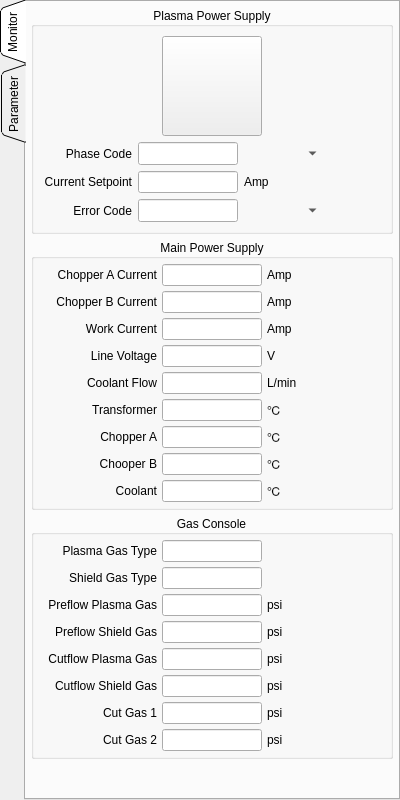
<?xml version="1.0" encoding="UTF-8"?>
<ui version="4.0">
 <class>LH270AMonitorWidget</class>
 <widget class="QWidget" name="LH270AMonitorWidget">
  <property name="geometry">
   <rect>
    <x>0</x>
    <y>0</y>
    <width>400</width>
    <height>800</height>
   </rect>
  </property>
  <layout class="QHBoxLayout" name="horizontalLayout">
   <property name="spacing">
    <number>5</number>
   </property>
   <property name="margin">
    <number>0</number>
   </property>
   <item>
    <widget class="QTabWidget" name="tabs_">
     <property name="tabPosition">
      <enum>QTabWidget::West</enum>
     </property>
     <property name="tabShape">
      <enum>QTabWidget::Triangular</enum>
     </property>
     <property name="currentIndex">
      <number>0</number>
     </property>
     <widget class="QWidget" name="monitor_">
      <attribute name="title">
       <string>Monitor</string>
      </attribute>
      <layout class="QVBoxLayout" name="verticalLayout_3">
       <property name="spacing">
        <number>5</number>
       </property>
       <property name="margin">
        <number>5</number>
       </property>
       <item>
        <widget class="QGroupBox" name="groupBox_1">
         <property name="layoutDirection">
          <enum>Qt::LeftToRight</enum>
         </property>
         <property name="title">
          <string>Plasma Power Supply</string>
         </property>
         <property name="alignment">
          <set>Qt::AlignCenter</set>
         </property>
         <layout class="QVBoxLayout" name="verticalLayout">
          <item alignment="Qt::AlignHCenter">
           <widget class="QPushButton" name="connect_state_btn_">
            <property name="sizePolicy">
             <sizepolicy hsizetype="Fixed" vsizetype="Fixed">
              <horstretch>0</horstretch>
              <verstretch>0</verstretch>
             </sizepolicy>
            </property>
            <property name="minimumSize">
             <size>
              <width>100</width>
              <height>100</height>
             </size>
            </property>
            <property name="maximumSize">
             <size>
              <width>100</width>
              <height>100</height>
             </size>
            </property>
            <property name="baseSize">
             <size>
              <width>0</width>
              <height>200</height>
             </size>
            </property>
            <property name="layoutDirection">
             <enum>Qt::LeftToRight</enum>
            </property>
            <property name="iconSize">
             <size>
              <width>100</width>
              <height>100</height>
             </size>
            </property>
           </widget>
          </item>
          <item>
           <layout class="QGridLayout" name="gridLayout">
            <item row="2" column="2">
             <widget class="QToolButton" name="fault_code_btn_">
              <property name="sizePolicy">
               <sizepolicy hsizetype="Expanding" vsizetype="Fixed">
                <horstretch>0</horstretch>
                <verstretch>0</verstretch>
               </sizepolicy>
              </property>
              <property name="styleSheet">
               <string notr="true">background-color: rgba(255, 255, 255, 0);</string>
              </property>
              <property name="text">
               <string>...</string>
              </property>
              <property name="arrowType">
               <enum>Qt::DownArrow</enum>
              </property>
             </widget>
            </item>
            <item row="1" column="2">
             <widget class="QLabel" name="label_4">
              <property name="text">
               <string>Amp</string>
              </property>
             </widget>
            </item>
            <item row="1" column="1">
             <widget class="QLineEdit" name="current_setpoint_">
              <property name="maximumSize">
               <size>
                <width>100</width>
                <height>50</height>
               </size>
              </property>
              <property name="text">
               <string/>
              </property>
              <property name="readOnly">
               <bool>true</bool>
              </property>
             </widget>
            </item>
            <item row="0" column="0">
             <widget class="QLabel" name="label_7">
              <property name="maximumSize">
               <size>
                <width>100</width>
                <height>16777215</height>
               </size>
              </property>
              <property name="text">
               <string>Phase Code</string>
              </property>
              <property name="alignment">
               <set>Qt::AlignRight|Qt::AlignTrailing|Qt::AlignVCenter</set>
              </property>
             </widget>
            </item>
            <item row="1" column="0">
             <widget class="QLabel" name="label_2">
              <property name="sizePolicy">
               <sizepolicy hsizetype="Preferred" vsizetype="Preferred">
                <horstretch>0</horstretch>
                <verstretch>0</verstretch>
               </sizepolicy>
              </property>
              <property name="text">
               <string>Current Setpoint</string>
              </property>
              <property name="alignment">
               <set>Qt::AlignRight|Qt::AlignTrailing|Qt::AlignVCenter</set>
              </property>
             </widget>
            </item>
            <item row="0" column="1">
             <widget class="QLineEdit" name="cur_state_code_">
              <property name="maximumSize">
               <size>
                <width>100</width>
                <height>50</height>
               </size>
              </property>
              <property name="readOnly">
               <bool>true</bool>
              </property>
             </widget>
            </item>
            <item row="2" column="1">
             <widget class="QLineEdit" name="cur_fault_code_">
              <property name="maximumSize">
               <size>
                <width>100</width>
                <height>50</height>
               </size>
              </property>
              <property name="readOnly">
               <bool>true</bool>
              </property>
             </widget>
            </item>
            <item row="2" column="0">
             <widget class="QLabel" name="label_8">
              <property name="text">
               <string>Error Code</string>
              </property>
              <property name="alignment">
               <set>Qt::AlignRight|Qt::AlignTrailing|Qt::AlignVCenter</set>
              </property>
             </widget>
            </item>
            <item row="0" column="2">
             <widget class="QToolButton" name="state_code_btn_">
              <property name="sizePolicy">
               <sizepolicy hsizetype="Expanding" vsizetype="Fixed">
                <horstretch>0</horstretch>
                <verstretch>0</verstretch>
               </sizepolicy>
              </property>
              <property name="styleSheet">
               <string notr="true">background-color: rgba(255, 255, 255, 0);</string>
              </property>
              <property name="text">
               <string>...</string>
              </property>
              <property name="arrowType">
               <enum>Qt::DownArrow</enum>
              </property>
             </widget>
            </item>
           </layout>
          </item>
         </layout>
        </widget>
       </item>
       <item>
        <widget class="QGroupBox" name="groupBox_2">
         <property name="title">
          <string>Main Power Supply</string>
         </property>
         <property name="alignment">
          <set>Qt::AlignCenter</set>
         </property>
         <layout class="QVBoxLayout" name="verticalLayout_5">
          <property name="spacing">
           <number>0</number>
          </property>
          <property name="margin">
           <number>5</number>
          </property>
          <item>
           <layout class="QGridLayout" name="gridLayout_5">
            <property name="spacing">
             <number>5</number>
            </property>
            <item row="5" column="0">
             <widget class="QLabel" name="label_9">
              <property name="text">
               <string>Transformer</string>
              </property>
              <property name="alignment">
               <set>Qt::AlignRight|Qt::AlignTrailing|Qt::AlignVCenter</set>
              </property>
             </widget>
            </item>
            <item row="4" column="1">
             <widget class="QLineEdit" name="coolant_flow_">
              <property name="maximumSize">
               <size>
                <width>100</width>
                <height>50</height>
               </size>
              </property>
              <property name="readOnly">
               <bool>true</bool>
              </property>
             </widget>
            </item>
            <item row="5" column="1">
             <widget class="QLineEdit" name="transformer_temp_">
              <property name="maximumSize">
               <size>
                <width>100</width>
                <height>50</height>
               </size>
              </property>
              <property name="readOnly">
               <bool>true</bool>
              </property>
             </widget>
            </item>
            <item row="4" column="2">
             <widget class="QLabel" name="label_5">
              <property name="text">
               <string>L/min</string>
              </property>
             </widget>
            </item>
            <item row="2" column="2">
             <widget class="QLabel" name="label_52">
              <property name="text">
               <string>Amp</string>
              </property>
             </widget>
            </item>
            <item row="7" column="1">
             <widget class="QLineEdit" name="chopper_B_temp_">
              <property name="maximumSize">
               <size>
                <width>100</width>
                <height>50</height>
               </size>
              </property>
              <property name="readOnly">
               <bool>true</bool>
              </property>
             </widget>
            </item>
            <item row="6" column="1">
             <widget class="QLineEdit" name="chopper_A_temp_">
              <property name="maximumSize">
               <size>
                <width>100</width>
                <height>50</height>
               </size>
              </property>
              <property name="readOnly">
               <bool>true</bool>
              </property>
             </widget>
            </item>
            <item row="6" column="0">
             <widget class="QLabel" name="label_10">
              <property name="text">
               <string>Chopper A</string>
              </property>
              <property name="alignment">
               <set>Qt::AlignRight|Qt::AlignTrailing|Qt::AlignVCenter</set>
              </property>
             </widget>
            </item>
            <item row="6" column="2">
             <widget class="QLabel" name="label_22">
              <property name="text">
               <string>℃</string>
              </property>
             </widget>
            </item>
            <item row="5" column="2">
             <widget class="QLabel" name="label_21">
              <property name="text">
               <string>℃</string>
              </property>
             </widget>
            </item>
            <item row="8" column="0">
             <widget class="QLabel" name="label_12">
              <property name="text">
               <string>Coolant</string>
              </property>
              <property name="alignment">
               <set>Qt::AlignRight|Qt::AlignTrailing|Qt::AlignVCenter</set>
              </property>
             </widget>
            </item>
            <item row="8" column="1">
             <widget class="QLineEdit" name="coolant_temp_">
              <property name="maximumSize">
               <size>
                <width>100</width>
                <height>50</height>
               </size>
              </property>
              <property name="readOnly">
               <bool>true</bool>
              </property>
             </widget>
            </item>
            <item row="8" column="2">
             <widget class="QLabel" name="label_24">
              <property name="text">
               <string>℃</string>
              </property>
             </widget>
            </item>
            <item row="7" column="2">
             <widget class="QLabel" name="label_23">
              <property name="text">
               <string>℃</string>
              </property>
             </widget>
            </item>
            <item row="7" column="0">
             <widget class="QLabel" name="label_11">
              <property name="text">
               <string>Chooper B</string>
              </property>
              <property name="alignment">
               <set>Qt::AlignRight|Qt::AlignTrailing|Qt::AlignVCenter</set>
              </property>
             </widget>
            </item>
            <item row="4" column="0">
             <widget class="QLabel" name="label_6">
              <property name="text">
               <string>Coolant Flow</string>
              </property>
              <property name="alignment">
               <set>Qt::AlignRight|Qt::AlignTrailing|Qt::AlignVCenter</set>
              </property>
             </widget>
            </item>
            <item row="0" column="1">
             <widget class="QLineEdit" name="cur_A_current_">
              <property name="maximumSize">
               <size>
                <width>100</width>
                <height>50</height>
               </size>
              </property>
              <property name="readOnly">
               <bool>true</bool>
              </property>
             </widget>
            </item>
            <item row="3" column="2">
             <widget class="QLabel" name="label_3">
              <property name="text">
               <string>V</string>
              </property>
             </widget>
            </item>
            <item row="3" column="0">
             <widget class="QLabel" name="label">
              <property name="text">
               <string>Line Voltage</string>
              </property>
              <property name="alignment">
               <set>Qt::AlignRight|Qt::AlignTrailing|Qt::AlignVCenter</set>
              </property>
             </widget>
            </item>
            <item row="2" column="0">
             <widget class="QLabel" name="label_50">
              <property name="text">
               <string>Work Current</string>
              </property>
              <property name="alignment">
               <set>Qt::AlignRight|Qt::AlignTrailing|Qt::AlignVCenter</set>
              </property>
             </widget>
            </item>
            <item row="0" column="0">
             <widget class="QLabel" name="label_16">
              <property name="text">
               <string>Chopper A Current</string>
              </property>
              <property name="alignment">
               <set>Qt::AlignRight|Qt::AlignTrailing|Qt::AlignVCenter</set>
              </property>
             </widget>
            </item>
            <item row="3" column="1">
             <widget class="QLineEdit" name="line_voltage_">
              <property name="maximumSize">
               <size>
                <width>100</width>
                <height>50</height>
               </size>
              </property>
              <property name="readOnly">
               <bool>true</bool>
              </property>
             </widget>
            </item>
            <item row="0" column="2">
             <widget class="QLabel" name="label_47">
              <property name="text">
               <string>Amp</string>
              </property>
             </widget>
            </item>
            <item row="1" column="2">
             <widget class="QLabel" name="label_51">
              <property name="text">
               <string>Amp</string>
              </property>
             </widget>
            </item>
            <item row="1" column="0">
             <widget class="QLabel" name="label_49">
              <property name="text">
               <string>Chopper B Current</string>
              </property>
              <property name="alignment">
               <set>Qt::AlignRight|Qt::AlignTrailing|Qt::AlignVCenter</set>
              </property>
             </widget>
            </item>
            <item row="2" column="1">
             <widget class="QLineEdit" name="cur_work_current_">
              <property name="maximumSize">
               <size>
                <width>100</width>
                <height>50</height>
               </size>
              </property>
              <property name="readOnly">
               <bool>true</bool>
              </property>
             </widget>
            </item>
            <item row="1" column="1">
             <widget class="QLineEdit" name="cur_B_current_">
              <property name="maximumSize">
               <size>
                <width>100</width>
                <height>50</height>
               </size>
              </property>
              <property name="readOnly">
               <bool>true</bool>
              </property>
             </widget>
            </item>
           </layout>
          </item>
         </layout>
        </widget>
       </item>
       <item>
        <widget class="QGroupBox" name="groupBox_3">
         <property name="title">
          <string>Gas Console</string>
         </property>
         <property name="alignment">
          <set>Qt::AlignCenter</set>
         </property>
         <layout class="QVBoxLayout" name="verticalLayout_4">
          <property name="spacing">
           <number>0</number>
          </property>
          <property name="margin">
           <number>5</number>
          </property>
          <item>
           <layout class="QGridLayout" name="gridLayout_3">
            <property name="spacing">
             <number>5</number>
            </property>
            <item row="6" column="2">
             <widget class="QLabel" name="label_30">
              <property name="text">
               <string>psi</string>
              </property>
             </widget>
            </item>
            <item row="7" column="1">
             <widget class="QLineEdit" name="cut_gas_2_pressure_">
              <property name="sizePolicy">
               <sizepolicy hsizetype="Expanding" vsizetype="Fixed">
                <horstretch>0</horstretch>
                <verstretch>0</verstretch>
               </sizepolicy>
              </property>
              <property name="maximumSize">
               <size>
                <width>100</width>
                <height>50</height>
               </size>
              </property>
              <property name="readOnly">
               <bool>true</bool>
              </property>
             </widget>
            </item>
            <item row="6" column="1">
             <widget class="QLineEdit" name="cut_gas_1_pressure_">
              <property name="sizePolicy">
               <sizepolicy hsizetype="Expanding" vsizetype="Fixed">
                <horstretch>0</horstretch>
                <verstretch>0</verstretch>
               </sizepolicy>
              </property>
              <property name="maximumSize">
               <size>
                <width>100</width>
                <height>50</height>
               </size>
              </property>
              <property name="readOnly">
               <bool>true</bool>
              </property>
             </widget>
            </item>
            <item row="6" column="0">
             <widget class="QLabel" name="label_32">
              <property name="text">
               <string>Cut Gas 1</string>
              </property>
              <property name="alignment">
               <set>Qt::AlignRight|Qt::AlignTrailing|Qt::AlignVCenter</set>
              </property>
             </widget>
            </item>
            <item row="7" column="0">
             <widget class="QLabel" name="label_14">
              <property name="text">
               <string>Cut Gas 2</string>
              </property>
              <property name="alignment">
               <set>Qt::AlignRight|Qt::AlignTrailing|Qt::AlignVCenter</set>
              </property>
             </widget>
            </item>
            <item row="7" column="2">
             <widget class="QLabel" name="label_15">
              <property name="text">
               <string>psi</string>
              </property>
             </widget>
            </item>
            <item row="1" column="0">
             <widget class="QLabel" name="label_31">
              <property name="text">
               <string>Shield Gas Type</string>
              </property>
              <property name="alignment">
               <set>Qt::AlignRight|Qt::AlignTrailing|Qt::AlignVCenter</set>
              </property>
             </widget>
            </item>
            <item row="0" column="1">
             <widget class="QLineEdit" name="plasma_gas_type_">
              <property name="maximumSize">
               <size>
                <width>100</width>
                <height>50</height>
               </size>
              </property>
              <property name="readOnly">
               <bool>true</bool>
              </property>
             </widget>
            </item>
            <item row="1" column="1">
             <widget class="QLineEdit" name="shield_gas_type_">
              <property name="maximumSize">
               <size>
                <width>100</width>
                <height>50</height>
               </size>
              </property>
              <property name="readOnly">
               <bool>true</bool>
              </property>
             </widget>
            </item>
            <item row="4" column="0">
             <widget class="QLabel" name="label_25">
              <property name="text">
               <string>Cutflow Plasma Gas</string>
              </property>
              <property name="alignment">
               <set>Qt::AlignRight|Qt::AlignTrailing|Qt::AlignVCenter</set>
              </property>
             </widget>
            </item>
            <item row="5" column="2">
             <widget class="QLabel" name="label_28">
              <property name="text">
               <string>psi</string>
              </property>
             </widget>
            </item>
            <item row="4" column="1">
             <widget class="QLineEdit" name="cutflow_plasma_gas_pressure_">
              <property name="maximumSize">
               <size>
                <width>100</width>
                <height>50</height>
               </size>
              </property>
              <property name="readOnly">
               <bool>true</bool>
              </property>
             </widget>
            </item>
            <item row="4" column="2">
             <widget class="QLabel" name="label_26">
              <property name="text">
               <string>psi</string>
              </property>
             </widget>
            </item>
            <item row="5" column="0">
             <widget class="QLabel" name="label_27">
              <property name="text">
               <string>Cutflow Shield Gas</string>
              </property>
              <property name="alignment">
               <set>Qt::AlignRight|Qt::AlignTrailing|Qt::AlignVCenter</set>
              </property>
             </widget>
            </item>
            <item row="2" column="0">
             <widget class="QLabel" name="label_17">
              <property name="text">
               <string>Preflow Plasma Gas</string>
              </property>
              <property name="alignment">
               <set>Qt::AlignRight|Qt::AlignTrailing|Qt::AlignVCenter</set>
              </property>
             </widget>
            </item>
            <item row="2" column="2">
             <widget class="QLabel" name="label_18">
              <property name="text">
               <string>psi</string>
              </property>
             </widget>
            </item>
            <item row="3" column="0">
             <widget class="QLabel" name="label_19">
              <property name="text">
               <string>Preflow Shield Gas</string>
              </property>
              <property name="alignment">
               <set>Qt::AlignRight|Qt::AlignTrailing|Qt::AlignVCenter</set>
              </property>
             </widget>
            </item>
            <item row="2" column="1">
             <widget class="QLineEdit" name="preflow_plasma_gas_pressure_">
              <property name="maximumSize">
               <size>
                <width>100</width>
                <height>50</height>
               </size>
              </property>
              <property name="readOnly">
               <bool>true</bool>
              </property>
             </widget>
            </item>
            <item row="5" column="1">
             <widget class="QLineEdit" name="cutflow_shield_gas_pressure_">
              <property name="maximumSize">
               <size>
                <width>100</width>
                <height>50</height>
               </size>
              </property>
              <property name="readOnly">
               <bool>true</bool>
              </property>
             </widget>
            </item>
            <item row="3" column="2">
             <widget class="QLabel" name="label_20">
              <property name="text">
               <string>psi</string>
              </property>
             </widget>
            </item>
            <item row="0" column="0">
             <widget class="QLabel" name="label_29">
              <property name="text">
               <string>Plasma Gas Type</string>
              </property>
              <property name="alignment">
               <set>Qt::AlignRight|Qt::AlignTrailing|Qt::AlignVCenter</set>
              </property>
             </widget>
            </item>
            <item row="3" column="1">
             <widget class="QLineEdit" name="preflow_shield_gas_pressure_">
              <property name="maximumSize">
               <size>
                <width>100</width>
                <height>50</height>
               </size>
              </property>
             </widget>
            </item>
           </layout>
          </item>
         </layout>
        </widget>
       </item>
       <item>
        <widget class="QStackedWidget" name="text_widget_">
         <property name="currentIndex">
          <number>0</number>
         </property>
         <widget class="TextWidget" name="state_code_widget_"/>
         <widget class="TextWidget" name="fault_code_widget_"/>
        </widget>
       </item>
       <item>
        <spacer name="verticalSpacer">
         <property name="orientation">
          <enum>Qt::Vertical</enum>
         </property>
         <property name="sizeHint" stdset="0">
          <size>
           <width>20</width>
           <height>81</height>
          </size>
         </property>
        </spacer>
       </item>
      </layout>
     </widget>
     <widget class="QWidget" name="parameter_">
      <attribute name="title">
       <string>Parameter</string>
      </attribute>
      <layout class="QVBoxLayout" name="verticalLayout_2">
       <item>
        <widget class="QGroupBox" name="groupBox_4">
         <property name="title">
          <string>Gas Console</string>
         </property>
         <property name="alignment">
          <set>Qt::AlignCenter</set>
         </property>
         <layout class="QVBoxLayout" name="verticalLayout_6">
          <property name="spacing">
           <number>0</number>
          </property>
          <property name="margin">
           <number>5</number>
          </property>
          <item>
           <layout class="QGridLayout" name="gridLayout_4">
            <property name="spacing">
             <number>5</number>
            </property>
            <item row="4" column="0">
             <widget class="QLabel" name="label_38">
              <property name="text">
               <string>Cutflow Plasma Gas</string>
              </property>
              <property name="alignment">
               <set>Qt::AlignRight|Qt::AlignTrailing|Qt::AlignVCenter</set>
              </property>
             </widget>
            </item>
            <item row="2" column="0">
             <widget class="QLabel" name="label_42">
              <property name="text">
               <string>Preflow Plasma Gas</string>
              </property>
              <property name="alignment">
               <set>Qt::AlignRight|Qt::AlignTrailing|Qt::AlignVCenter</set>
              </property>
             </widget>
            </item>
            <item row="2" column="2">
             <widget class="QLabel" name="label_43">
              <property name="text">
               <string>psi</string>
              </property>
             </widget>
            </item>
            <item row="4" column="2">
             <widget class="QLabel" name="label_40">
              <property name="text">
               <string>psi</string>
              </property>
             </widget>
            </item>
            <item row="5" column="0">
             <widget class="QLabel" name="label_41">
              <property name="text">
               <string>Cutflow Shield Gas</string>
              </property>
              <property name="alignment">
               <set>Qt::AlignRight|Qt::AlignTrailing|Qt::AlignVCenter</set>
              </property>
             </widget>
            </item>
            <item row="5" column="2">
             <widget class="QLabel" name="label_39">
              <property name="text">
               <string>psi</string>
              </property>
             </widget>
            </item>
            <item row="4" column="1">
             <widget class="QLineEdit" name="cutflow_plasma_gas_pressure_set_">
              <property name="maximumSize">
               <size>
                <width>100</width>
                <height>50</height>
               </size>
              </property>
             </widget>
            </item>
            <item row="1" column="0">
             <widget class="QLabel" name="label_37">
              <property name="text">
               <string>Shield Gas Type</string>
              </property>
              <property name="alignment">
               <set>Qt::AlignRight|Qt::AlignTrailing|Qt::AlignVCenter</set>
              </property>
             </widget>
            </item>
            <item row="3" column="1">
             <widget class="QLineEdit" name="preflow_shield_gas_pressure_set_">
              <property name="maximumSize">
               <size>
                <width>100</width>
                <height>50</height>
               </size>
              </property>
             </widget>
            </item>
            <item row="3" column="0">
             <widget class="QLabel" name="label_44">
              <property name="text">
               <string>Preflow Shield Gas</string>
              </property>
              <property name="alignment">
               <set>Qt::AlignRight|Qt::AlignTrailing|Qt::AlignVCenter</set>
              </property>
             </widget>
            </item>
            <item row="0" column="0">
             <widget class="QLabel" name="label_46">
              <property name="text">
               <string>Plasma Gas Type</string>
              </property>
              <property name="alignment">
               <set>Qt::AlignRight|Qt::AlignTrailing|Qt::AlignVCenter</set>
              </property>
             </widget>
            </item>
            <item row="2" column="1">
             <widget class="QLineEdit" name="preflow_plasma_gas_pressure_set_">
              <property name="maximumSize">
               <size>
                <width>100</width>
                <height>50</height>
               </size>
              </property>
             </widget>
            </item>
            <item row="3" column="2">
             <widget class="QLabel" name="label_45">
              <property name="text">
               <string>psi</string>
              </property>
             </widget>
            </item>
            <item row="5" column="1">
             <widget class="QLineEdit" name="cutflow_shield_gas_pressure_set_">
              <property name="maximumSize">
               <size>
                <width>100</width>
                <height>50</height>
               </size>
              </property>
             </widget>
            </item>
            <item row="0" column="1">
             <widget class="QComboBox" name="plasma_gas_type_set_"/>
            </item>
            <item row="1" column="1">
             <widget class="QComboBox" name="shield_gas_type_set_"/>
            </item>
           </layout>
          </item>
         </layout>
        </widget>
       </item>
       <item>
        <layout class="QHBoxLayout" name="horizontalLayout_2">
         <item>
          <spacer name="horizontalSpacer">
           <property name="orientation">
            <enum>Qt::Horizontal</enum>
           </property>
           <property name="sizeHint" stdset="0">
            <size>
             <width>40</width>
             <height>20</height>
            </size>
           </property>
          </spacer>
         </item>
         <item>
          <widget class="QPushButton" name="send_btn_">
           <property name="text">
            <string>Send</string>
           </property>
          </widget>
         </item>
        </layout>
       </item>
       <item>
        <spacer name="verticalSpacer_2">
         <property name="orientation">
          <enum>Qt::Vertical</enum>
         </property>
         <property name="sizeHint" stdset="0">
          <size>
           <width>20</width>
           <height>596</height>
          </size>
         </property>
        </spacer>
       </item>
      </layout>
     </widget>
    </widget>
   </item>
  </layout>
 </widget>
 <customwidgets>
  <customwidget>
   <class>TextWidget</class>
   <extends>QWidget</extends>
   <header>cutter/widget/textwidget/TextWidget.h</header>
   <container>1</container>
  </customwidget>
 </customwidgets>
 <resources/>
 <connections/>
</ui>
